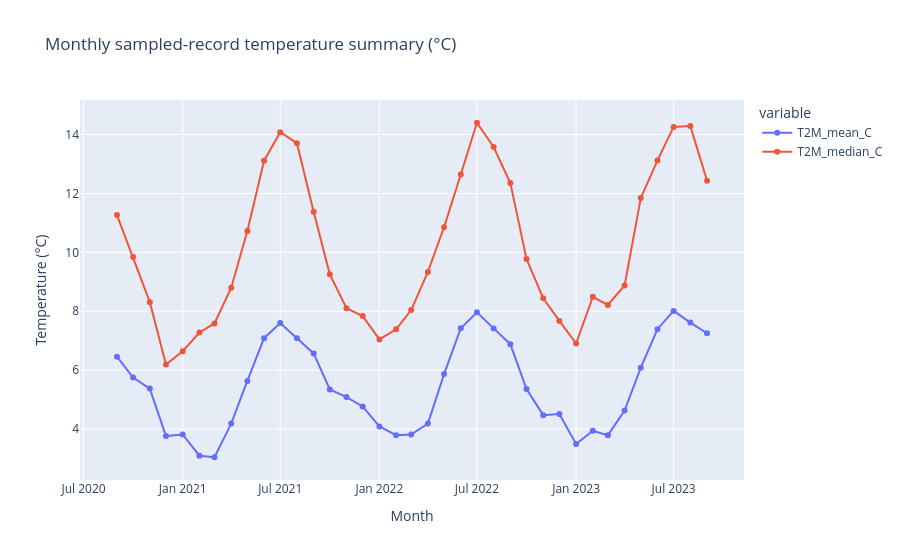

Notebook code cell kept with this figure:
### Code cell
monthly = (
    data.groupby("time_period")
      .agg(T2M_mean_C=("T2M_C", "mean"),
           T2M_median_C=("T2M_C", "median"),
           T2M_std_C=("T2M_C", "std"),
           n_samples=("T2M_C", "size"))
      .reset_index()
)
monthly["time"] = pd.to_datetime(monthly["time_period"] + "-01")

fig, ax1 = plt.subplots(figsize=(14, 6))
ax1.plot(monthly["time"], monthly["T2M_mean_C"], marker="o", linewidth=2, label="Mean T2M")
ax1.fill_between(monthly["time"],
                 monthly["T2M_mean_C"] - monthly["T2M_std_C"],
                 monthly["T2M_mean_C"] + monthly["T2M_std_C"],
                 alpha=0.18, label="±1 standard deviation")
ax1.set_ylabel("T2M (°C)")
ax1.set_title("Monthly mean of sampled records — exploratory only")
ax1.legend(loc="upper left")
ax2 = ax1.twinx()
ax2.bar(monthly["time"], monthly["n_samples"], alpha=0.15, width=20, color="gray")
ax2.set_ylabel("Number of sampled records")
plt.tight_layout()
plt.show()

fig = px.line(monthly, x="time", y=["T2M_mean_C", "T2M_median_C"],
              markers=True, title="Monthly sampled-record temperature summary (°C)")
fig.update_layout(yaxis_title="Temperature (°C)", xaxis_title="Month")
fig.show()
